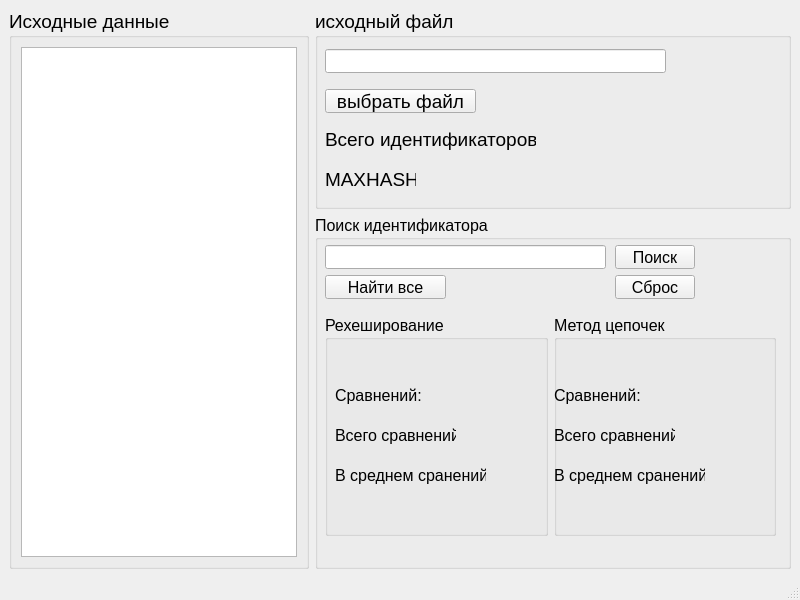
<?xml version="1.0" encoding="UTF-8"?>
<ui version="4.0">
 <class>Formal</class>
 <widget class="QMainWindow" name="Formal">
  <property name="geometry">
   <rect>
    <x>0</x>
    <y>0</y>
    <width>800</width>
    <height>600</height>
   </rect>
  </property>
  <property name="windowTitle">
   <string>Formal</string>
  </property>
  <widget class="QWidget" name="centralwidget">
   <layout class="QHBoxLayout" name="horizontalLayout">
    <item>
     <widget class="QGroupBox" name="groupBox_2">
      <property name="maximumSize">
       <size>
        <width>300</width>
        <height>16777215</height>
       </size>
      </property>
      <property name="font">
       <font>
        <pointsize>14</pointsize>
       </font>
      </property>
      <property name="title">
       <string>Исходные данные</string>
      </property>
      <layout class="QVBoxLayout" name="verticalLayout_2">
       <item>
        <widget class="QListWidget" name="listId"/>
       </item>
      </layout>
     </widget>
    </item>
    <item>
     <layout class="QVBoxLayout" name="verticalLayout">
      <item>
       <widget class="QGroupBox" name="groupBox">
        <property name="maximumSize">
         <size>
          <width>16777215</width>
          <height>200</height>
         </size>
        </property>
        <property name="font">
         <font>
          <pointsize>14</pointsize>
         </font>
        </property>
        <property name="title">
         <string>исходный файл</string>
        </property>
        <widget class="QLineEdit" name="fileEdit">
         <property name="geometry">
          <rect>
           <x>10</x>
           <y>40</y>
           <width>341</width>
           <height>24</height>
          </rect>
         </property>
        </widget>
        <widget class="QPushButton" name="chooseFile">
         <property name="geometry">
          <rect>
           <x>10</x>
           <y>80</y>
           <width>151</width>
           <height>24</height>
          </rect>
         </property>
         <property name="text">
          <string>выбрать файл</string>
         </property>
        </widget>
        <widget class="QLabel" name="label">
         <property name="geometry">
          <rect>
           <x>10</x>
           <y>110</y>
           <width>211</width>
           <height>40</height>
          </rect>
         </property>
         <property name="text">
          <string>Всего идентификаторов:</string>
         </property>
        </widget>
        <widget class="QLabel" name="id_num">
         <property name="geometry">
          <rect>
           <x>230</x>
           <y>110</y>
           <width>211</width>
           <height>40</height>
          </rect>
         </property>
         <property name="text">
          <string/>
         </property>
        </widget>
        <widget class="QLabel" name="label_2">
         <property name="geometry">
          <rect>
           <x>10</x>
           <y>150</y>
           <width>91</width>
           <height>40</height>
          </rect>
         </property>
         <property name="text">
          <string>MAXHASH:</string>
         </property>
        </widget>
        <widget class="QLabel" name="maxhash">
         <property name="geometry">
          <rect>
           <x>110</x>
           <y>150</y>
           <width>91</width>
           <height>40</height>
          </rect>
         </property>
         <property name="text">
          <string/>
         </property>
        </widget>
       </widget>
      </item>
      <item>
       <widget class="QGroupBox" name="groupBox_3">
        <property name="font">
         <font>
          <pointsize>12</pointsize>
         </font>
        </property>
        <property name="title">
         <string>Поиск идентификатора</string>
        </property>
        <widget class="QPushButton" name="searchButton">
         <property name="geometry">
          <rect>
           <x>300</x>
           <y>30</y>
           <width>80</width>
           <height>24</height>
          </rect>
         </property>
         <property name="text">
          <string>Поиск</string>
         </property>
        </widget>
        <widget class="QPushButton" name="clearButton">
         <property name="geometry">
          <rect>
           <x>300</x>
           <y>60</y>
           <width>80</width>
           <height>24</height>
          </rect>
         </property>
         <property name="text">
          <string>Сброс</string>
         </property>
        </widget>
        <widget class="QLineEdit" name="searchIdEdit">
         <property name="geometry">
          <rect>
           <x>10</x>
           <y>30</y>
           <width>281</width>
           <height>24</height>
          </rect>
         </property>
        </widget>
        <widget class="QPushButton" name="searchAllButton">
         <property name="geometry">
          <rect>
           <x>10</x>
           <y>60</y>
           <width>121</width>
           <height>24</height>
          </rect>
         </property>
         <property name="text">
          <string>Найти все</string>
         </property>
        </widget>
        <widget class="QWidget" name="horizontalLayoutWidget">
         <property name="geometry">
          <rect>
           <x>10</x>
           <y>100</y>
           <width>451</width>
           <height>221</height>
          </rect>
         </property>
         <layout class="QHBoxLayout" name="horizontalLayout_2">
          <item>
           <widget class="QGroupBox" name="groupBox_4">
            <property name="title">
             <string>Рехеширование </string>
            </property>
            <widget class="QLabel" name="result">
             <property name="geometry">
              <rect>
               <x>10</x>
               <y>40</y>
               <width>201</width>
               <height>21</height>
              </rect>
             </property>
             <property name="text">
              <string/>
             </property>
            </widget>
            <widget class="QLabel" name="label_3">
             <property name="geometry">
              <rect>
               <x>10</x>
               <y>70</y>
               <width>91</width>
               <height>21</height>
              </rect>
             </property>
             <property name="text">
              <string>Сравнений:</string>
             </property>
            </widget>
            <widget class="QLabel" name="label_4">
             <property name="geometry">
              <rect>
               <x>10</x>
               <y>110</y>
               <width>121</width>
               <height>21</height>
              </rect>
             </property>
             <property name="text">
              <string>Всего сравнений: </string>
             </property>
            </widget>
            <widget class="QLabel" name="label_5">
             <property name="geometry">
              <rect>
               <x>10</x>
               <y>150</y>
               <width>151</width>
               <height>21</height>
              </rect>
             </property>
             <property name="text">
              <string>В среднем сранений:</string>
             </property>
            </widget>
            <widget class="QLabel" name="compareCount">
             <property name="geometry">
              <rect>
               <x>96</x>
               <y>71</y>
               <width>110</width>
               <height>20</height>
              </rect>
             </property>
             <property name="text">
              <string/>
             </property>
            </widget>
            <widget class="QLabel" name="allCompareCount">
             <property name="geometry">
              <rect>
               <x>132</x>
               <y>111</y>
               <width>70</width>
               <height>20</height>
              </rect>
             </property>
             <property name="text">
              <string/>
             </property>
            </widget>
            <widget class="QLabel" name="average">
             <property name="geometry">
              <rect>
               <x>160</x>
               <y>150</y>
               <width>60</width>
               <height>20</height>
              </rect>
             </property>
             <property name="text">
              <string/>
             </property>
            </widget>
           </widget>
          </item>
          <item>
           <widget class="QGroupBox" name="groupBox_5">
            <property name="title">
             <string>Метод цепочек</string>
            </property>
            <widget class="QLabel" name="label_9">
             <property name="geometry">
              <rect>
               <x>0</x>
               <y>70</y>
               <width>91</width>
               <height>21</height>
              </rect>
             </property>
             <property name="text">
              <string>Сравнений:</string>
             </property>
            </widget>
            <widget class="QLabel" name="label_10">
             <property name="geometry">
              <rect>
               <x>0</x>
               <y>150</y>
               <width>151</width>
               <height>21</height>
              </rect>
             </property>
             <property name="text">
              <string>В среднем сранений:</string>
             </property>
            </widget>
            <widget class="QLabel" name="average2">
             <property name="geometry">
              <rect>
               <x>160</x>
               <y>150</y>
               <width>49</width>
               <height>20</height>
              </rect>
             </property>
             <property name="text">
              <string/>
             </property>
            </widget>
            <widget class="QLabel" name="comareCount2">
             <property name="geometry">
              <rect>
               <x>90</x>
               <y>70</y>
               <width>49</width>
               <height>20</height>
              </rect>
             </property>
             <property name="text">
              <string/>
             </property>
            </widget>
            <widget class="QLabel" name="label_13">
             <property name="geometry">
              <rect>
               <x>0</x>
               <y>110</y>
               <width>121</width>
               <height>21</height>
              </rect>
             </property>
             <property name="text">
              <string>Всего сравнений: </string>
             </property>
            </widget>
            <widget class="QLabel" name="allCompareCount2">
             <property name="geometry">
              <rect>
               <x>130</x>
               <y>110</y>
               <width>49</width>
               <height>20</height>
              </rect>
             </property>
             <property name="text">
              <string/>
             </property>
            </widget>
            <widget class="QLabel" name="result2">
             <property name="geometry">
              <rect>
               <x>0</x>
               <y>40</y>
               <width>201</width>
               <height>21</height>
              </rect>
             </property>
             <property name="text">
              <string/>
             </property>
            </widget>
           </widget>
          </item>
         </layout>
        </widget>
       </widget>
      </item>
     </layout>
    </item>
   </layout>
  </widget>
  <widget class="QMenuBar" name="menubar">
   <property name="geometry">
    <rect>
     <x>0</x>
     <y>0</y>
     <width>800</width>
     <height>21</height>
    </rect>
   </property>
  </widget>
  <widget class="QStatusBar" name="statusbar"/>
 </widget>
 <resources/>
 <connections/>
</ui>
